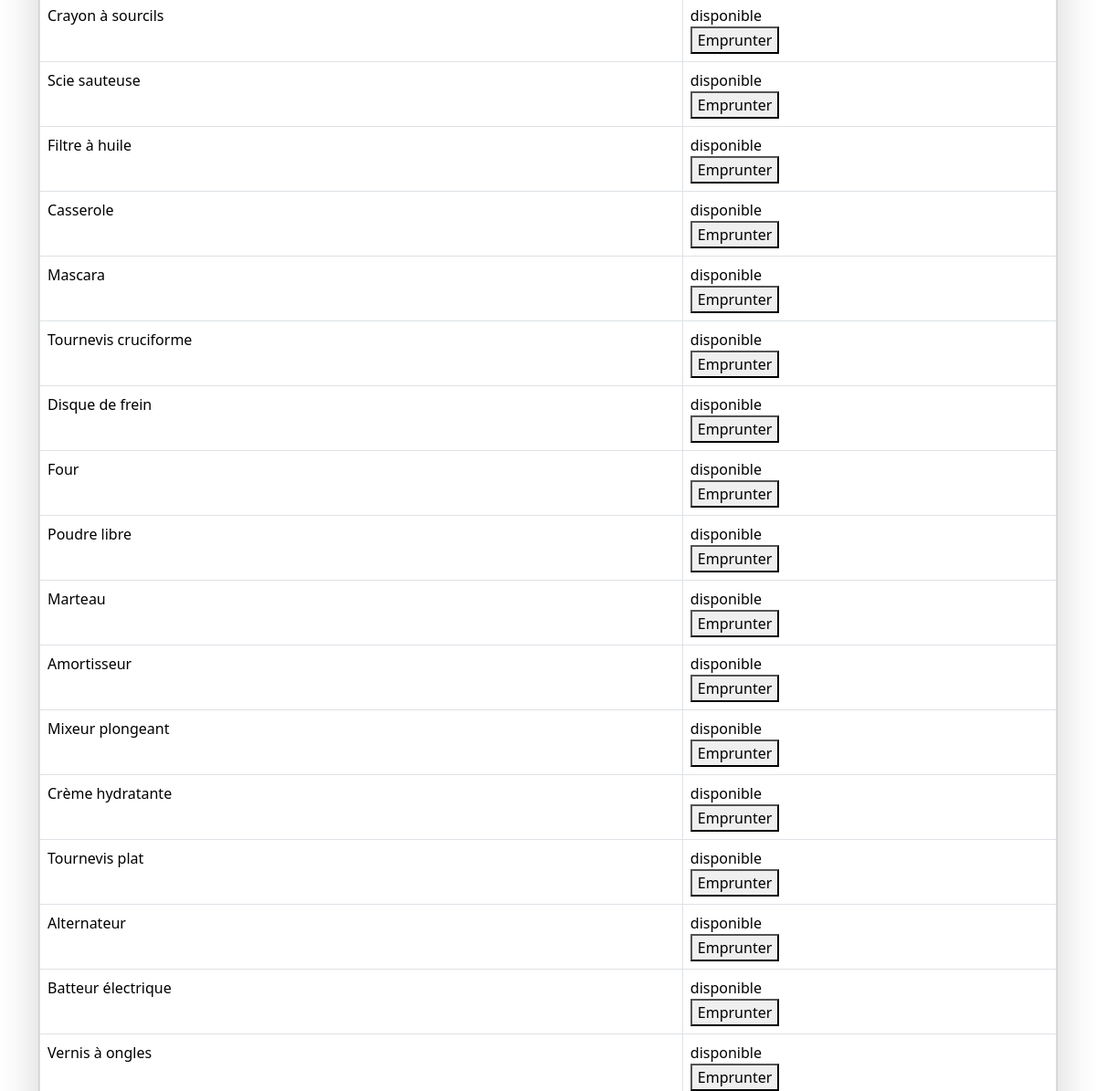
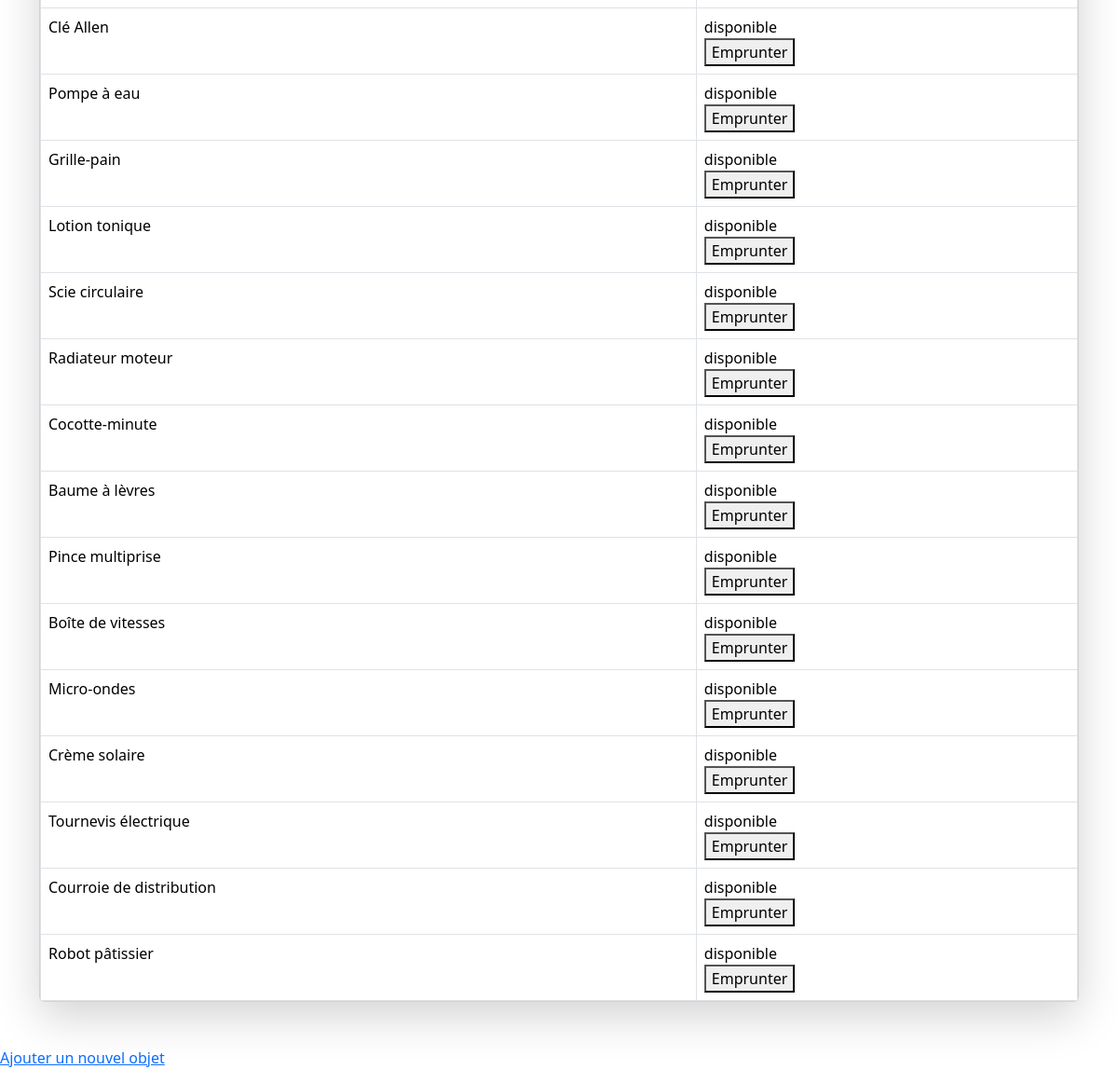
Page /page/modele.php?p=liste_object.php (lower part) on the earlier database version (2 pictures, top to bottom).
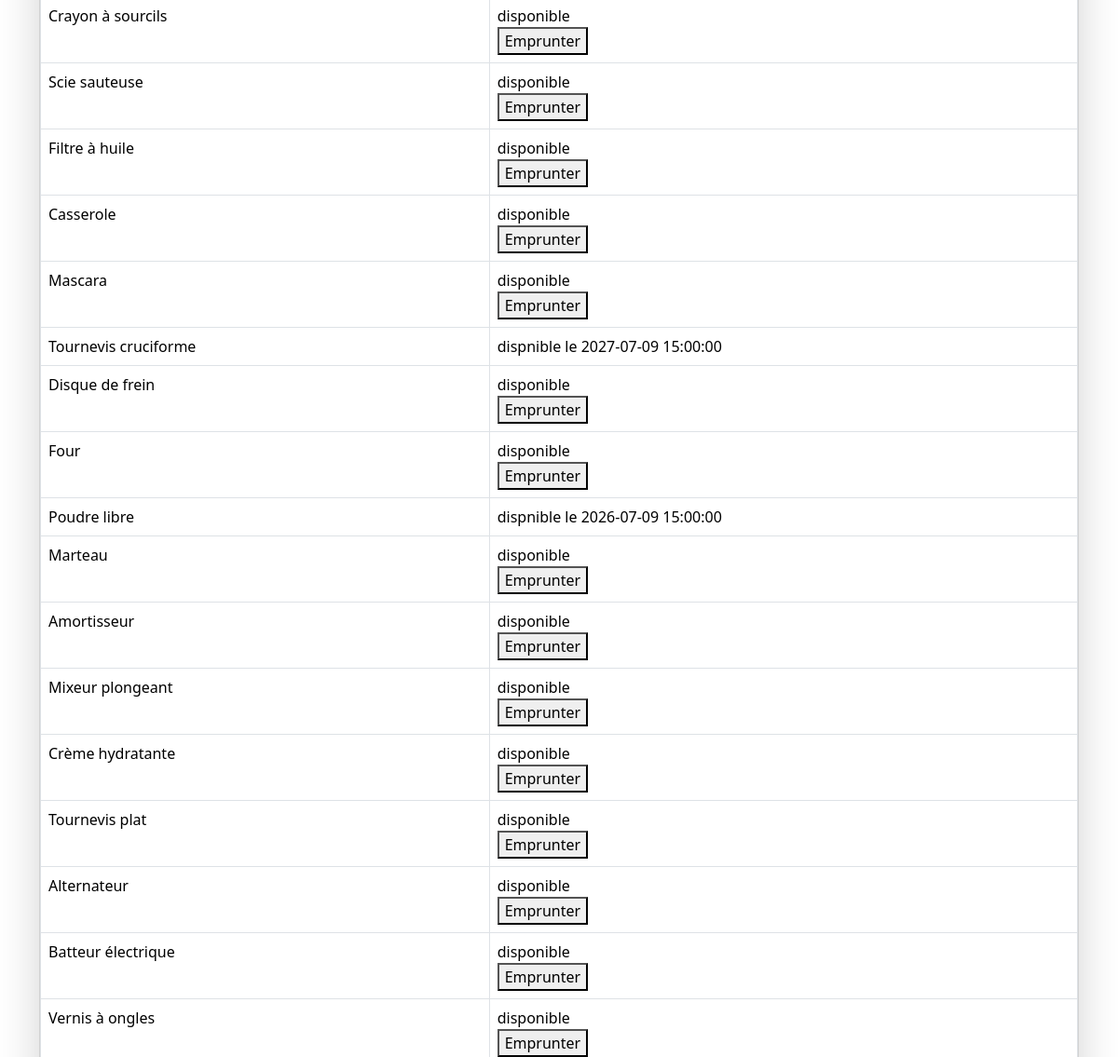
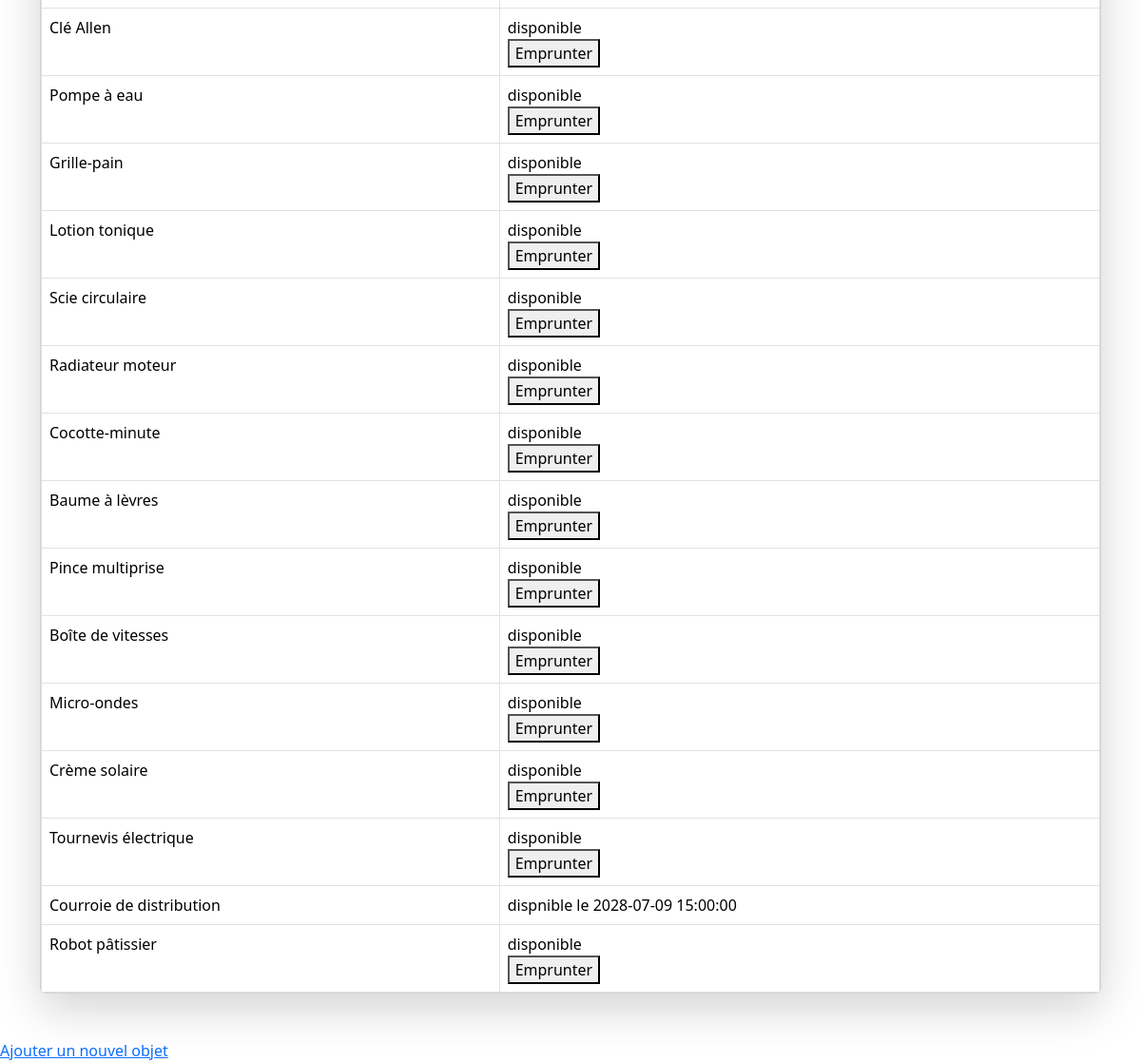
Same page on the later database version (2 pictures, top to bottom).
### tables this page shows
CREATE TABLE objet (
    id_objet INT primary key AUTO_INCREMENT,
    nom_objet VARCHAR(100),
    id_categorie INT,
    id_membre INT
);

CREATE TABLE emprunt (
    id_emprunt INT primary key AUTO_INCREMENT,
    id_objet INT,
    id_membre INT,
    date_emprunt DATETIME,
    date_retour DATETIME
);

### include/connexion.php (called while the page is built, shortened)
<?php
function bddConnect()
{
    static $connect = null ;
    if($connect === null)
    {
        $connect = mysqli_connect("localhost","root","","exam_final");
    }
    return $connect;
}
?>

### include/fonction.php (called while the page is built, shortened)
<?php
require("connexion.php");
function getAllObject() {
    $sql = "SELECT * FROM objet ;";
    $request = mysqli_query(bddConnect(), $sql);
    $listeObject = array();
    while(($object = mysqli_fetch_assoc($request)) != null) {
        $listeObject[] = $object;
    }
    return $listeObject;
}
function estEmprunt ($id_objet){
    $sql = "SELECT * FROM emprunt WHERE id_objet = %s AND NOW() BETWEEN date_emprunt AND date_retour;";
    $sql = sprintf($sql, $id_objet);
    $request = mysqli_query(bddConnect(), $sql);
    $nblignes = mysqli_num_rows($request);
    return ($nblignes != 0) ? false : true;
}
function getDateEmpuntObject($id_objet) {
    $sql = "SELECT
            date_retour
            FROM
                emprunt
            WHERE
                id_objet = %s
            ORDER BY date_retour DESC
            LIMIT 1 ;";
    $sql = sprintf($sql,$id_objet);
    $request = mysqli_query(bddConnect(),$sql);
    return mysqli_fetch_assoc($request)["date_retour"];
}
?>

### page/liste_object.php (the view, shortened to what this page needs)
<?php
if (isset($_GET["cat"])) {
    $cat = $_GET["cat"];
    $listeObject = getAllObjectCat($cat);
} else {
    $listeObject = getAllObject();
}
?>
<section class="liste-object container my-5 mt-5">
    <div class="card shadow-lg">
        <div class="table-responsive">
            <table class="table table-bordered table-hover mb-0">
                <tbody>
                    <?php foreach ($listeObject as $obj) { ?>
                        <tr>
                            <td> <?= $obj["nom_objet"] ?> </td>
                            <td>
                                <?php if (estEmprunt($obj["id_objet"])) { ?>
                                    disponible <br>
                                    <a href="dateDisponible.php"><button>Emprunter</button></a>
                                <?php } else { ?>
                                    dispnible le <?= getDateEmpuntObject($obj["id_objet"]) ?>
                                <?php } ?>
                            </td>
                        </tr>
                    <?php } ?>
                </tbody>
            </table>
        </div>
    </div>
</section>
<section class="lien-new-object">
        <a href="upload_image.php">Ajouter un nouvel objet</a>
</section>

### page/modele.php (shortened to what this page needs)
<?php
include("../include/fonction.php");
?>
<!DOCTYPE html>
<html lang="en">
<head>
    <link rel="stylesheet" href="../asset/bootstrap/css/bootstrap.min.css">
    <link rel="stylesheet" href="../asset/css/fontawesome/css/all.css">
</head>
<body>
    <main class="pt-3">
        <?php
        if ($_SERVER["REQUEST_METHOD"] === "GET") {
            include($_GET["p"]);
        } else {
            echo "aucune page chargée";
        }
        ?>
    </main>
</body>
</html>

Differences in the rows shown:
changed through a linked row, objet "Tournevis cruciforme": id_objet.date_retour (not shown) → "2027-07-09 15:00:00"; text "disponible Emprunter" → "dispnible le"
changed through a linked row, objet "Poudre libre": id_objet.date_retour (not shown) → "2026-07-09 15:00:00"; text "disponible Emprunter" → "dispnible le"
changed through a linked row, objet "Courroie de distribution": id_objet.date_retour (not shown) → "2028-07-09 15:00:00"; text "disponible Emprunter" → "dispnible le"
